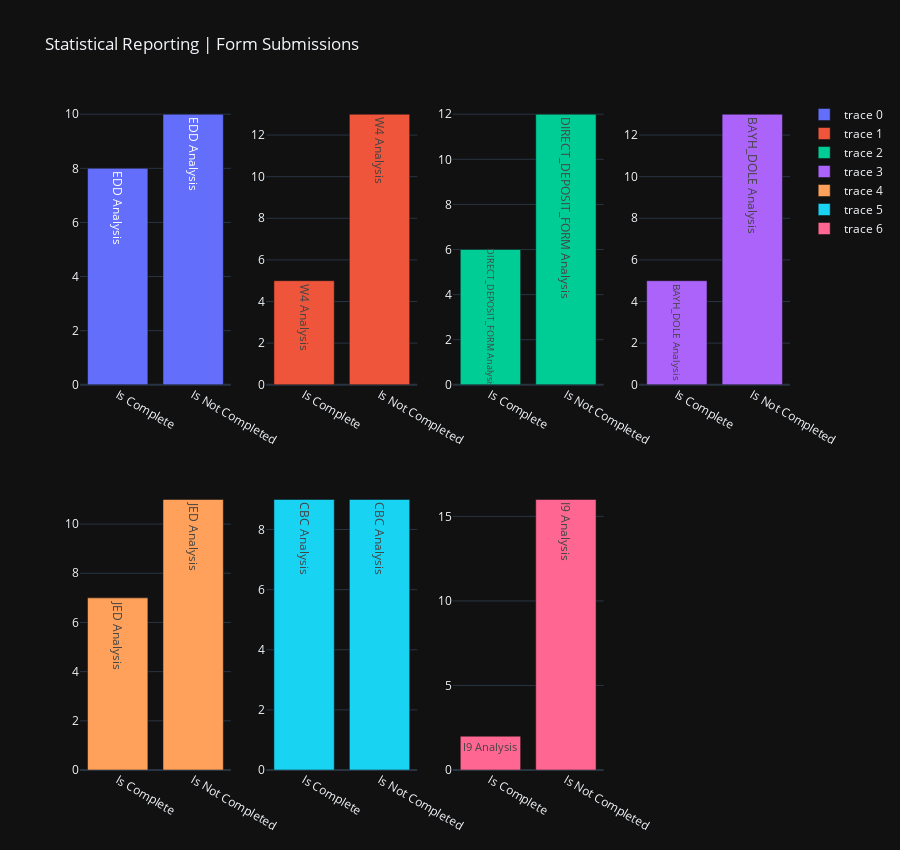

Write notebook code for a chart like this one.
### Code cell
from plotly.subplots import make_subplots
import math

onboarding_q1 = onboarding_data.copy()

form_columns = [['EDD', 'W4', 'DIRECT_DEPOSIT_FORM', 'BAYH_DOLE'], ['JED', 'CBC', 'I9']]

fig = make_subplots(rows=2, cols=4, specs=[[{ 'type': 'bar' },{ 'type': 'bar' },{ 'type': 'bar' },{ 'type': 'bar' }],[{ 'type': 'bar' },{ 'type': 'bar' },{ 'type': 'bar' },{ 'type': 'bar' }]])

for row_ind, each_row in enumerate(form_columns):
    for element_ind, each_element in enumerate(each_row):
        onboarding_q1[f'{each_element}_is_complete'] = onboarding_q1[each_element].apply(lambda x: False if type(x) is float and math.isnan(x) else True)
        is_completed = len(onboarding_q1[onboarding_q1[f'{each_element}_is_complete'] == True])
        is_not_completed = len(onboarding_q1[onboarding_q1[f'{each_element}_is_complete'] == False])
        stat_bar_chart = go.Bar(x=['Is Complete', 'Is Not Completed'], y=[is_completed, is_not_completed], text=f'{each_element.upper()} Analysis')
        fig.add_trace(stat_bar_chart, row=row_ind + 1, col=element_ind + 1)

fig.update_layout(title_text="Statistical Reporting | Form Submissions", height=850, template="plotly_dark")
fig.show()

### Figure 1 — Plotly figure (JSON) as saved in the notebook; plotly's stock layout.template omitted (floating-point values rounded to 4 significant figures)
{"data": [{"text": "EDD Analysis", "type": "bar", "x": ["Is Complete", "Is Not Completed"], "xaxis": "x", "y": [8, 10], "yaxis": "y"}, {"text": "W4 Analysis", "type": "bar", "x": ["Is Complete", "Is Not Completed"], "xaxis": "x2", "y": [5, 13], "yaxis": "y2"}, {"text": "DIRECT_DEPOSIT_FORM Analysis", "type": "bar", "x": ["Is Complete", "Is Not Completed"], "xaxis": "x3", "y": [6, 12], "yaxis": "y3"}, {"text": "BAYH_DOLE Analysis", "type": "bar", "x": ["Is Complete", "Is Not Completed"], "xaxis": "x4", "y": [5, 13], "yaxis": "y4"}, {"text": "JED Analysis", "type": "bar", "x": ["Is Complete", "Is Not Completed"], "xaxis": "x5", "y": [7, 11], "yaxis": "y5"}, {"text": "CBC Analysis", "type": "bar", "x": ["Is Complete", "Is Not Completed"], "xaxis": "x6", "y": [9, 9], "yaxis": "y6"}, {"text": "I9 Analysis", "type": "bar", "x": ["Is Complete", "Is Not Completed"], "xaxis": "x7", "y": [2, 16], "yaxis": "y7"}], "layout": {"height": 850, "title": {"text": "Statistical Reporting | Form Submissions"}, "xaxis": {"anchor": "y", "domain": [0, 0.2125]}, "xaxis2": {"anchor": "y2", "domain": [0.2625, 0.475]}, "xaxis3": {"anchor": "y3", "domain": [0.525, 0.7375]}, "xaxis4": {"anchor": "y4", "domain": [0.7875, 1]}, "xaxis5": {"anchor": "y5", "domain": [0, 0.2125]}, "xaxis6": {"anchor": "y6", "domain": [0.2625, 0.475]}, "xaxis7": {"anchor": "y7", "domain": [0.525, 0.7375]}, "xaxis8": {"anchor": "y8", "domain": [0.7875, 1]}, "yaxis": {"anchor": "x", "domain": [0.575, 1]}, "yaxis2": {"anchor": "x2", "domain": [0.575, 1]}, "yaxis3": {"anchor": "x3", "domain": [0.575, 1]}, "yaxis4": {"anchor": "x4", "domain": [0.575, 1]}, "yaxis5": {"anchor": "x5", "domain": [0, 0.425]}, "yaxis6": {"anchor": "x6", "domain": [0, 0.425]}, "yaxis7": {"anchor": "x7", "domain": [0, 0.425]}, "yaxis8": {"anchor": "x8", "domain": [0, 0.425]}}}
